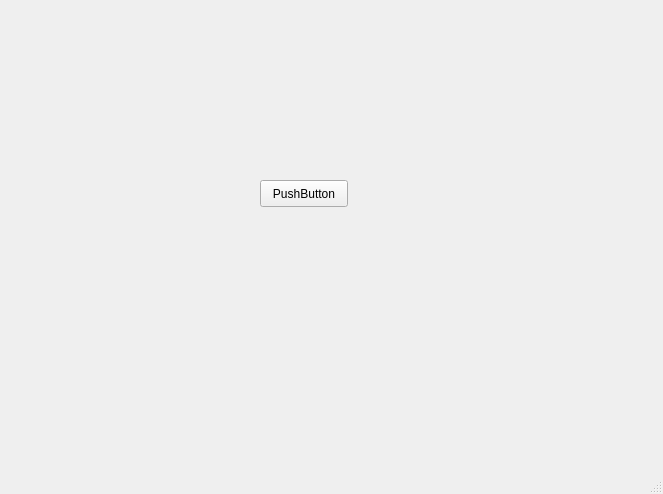
<?xml version="1.0" encoding="UTF-8"?>
<ui version="4.0">
 <class>MainWindow</class>
 <widget class="QMainWindow" name="MainWindow">
  <property name="geometry">
   <rect>
    <x>0</x>
    <y>0</y>
    <width>663</width>
    <height>494</height>
   </rect>
  </property>
  <property name="windowTitle">
   <string>MainWindow</string>
  </property>
  <widget class="QWidget" name="centralwidget">
   <widget class="QPushButton" name="pushButton">
    <property name="geometry">
     <rect>
      <x>260</x>
      <y>180</y>
      <width>88</width>
      <height>27</height>
     </rect>
    </property>
    <property name="text">
     <string>PushButton</string>
    </property>
   </widget>
  </widget>
  <widget class="QMenuBar" name="menubar">
   <property name="geometry">
    <rect>
     <x>0</x>
     <y>0</y>
     <width>663</width>
     <height>21</height>
    </rect>
   </property>
  </widget>
  <widget class="QStatusBar" name="statusbar"/>
 </widget>
 <resources/>
 <connections/>
</ui>
